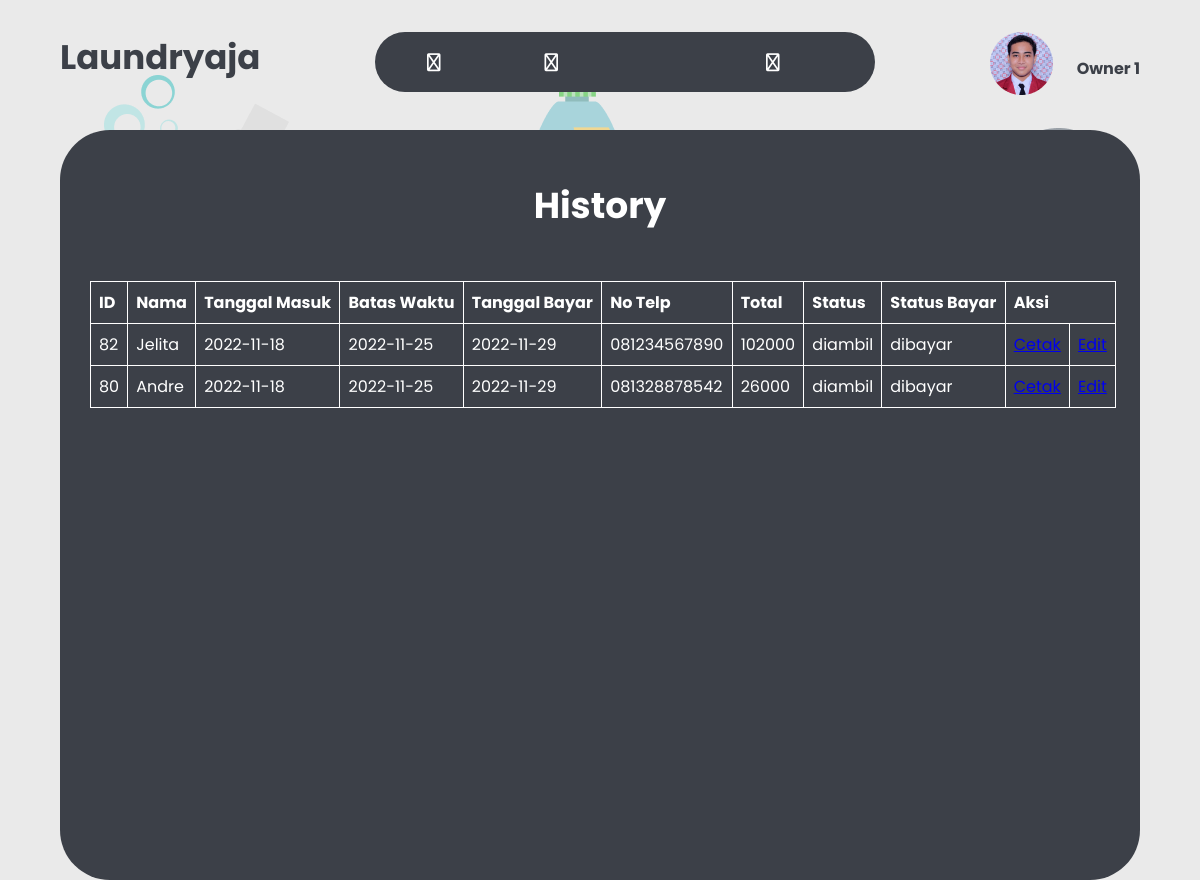
Screenshot of /owner/histori_transaksi.php (signed in) with the database file from the repository.
### tables this page shows
CREATE TABLE `transaksi` (
  `id_transaksi` int(11) NOT NULL,
  `id_member` int(11) NOT NULL,
  `tgl` date NOT NULL,
  `batas_waktu` date NOT NULL,
  `tgl_bayar` date NOT NULL,
  `status` enum('baru','proses','selesai','diambil') NOT NULL,
  `dibayar` enum('dibayar','belum_dibayar') NOT NULL,
  `id_user` int(11) NOT NULL,
  `id_outlet` int(11) NOT NULL
);

CREATE TABLE `member` (
  `id_member` int(11) NOT NULL,
  `nama` varchar(100) NOT NULL,
  `alamat` text NOT NULL,
  `jenis_kelamin` enum('Laki-laki','Perempuan') NOT NULL,
  `tlp` varchar(15) NOT NULL
);

### owner/histori_transaksi.php (the view, shortened to what this page needs)
<?php
include 'navbar.php';
$id = @$_SESSION['id'];
?>
<!DOCTYPE html>
<html lang="en">
<head>
    <link rel="stylesheet" href="../assets/css/style-histori-kasir-owner.css">
</head>
<body>
    <div class="container">
        <div class="report">
            <div class="report-wrapper">
                <div class="report-card">
                    <div class="report-desc">
                        <h3>History</h3>
                    </div>
                    <table>
                        <thead>
                            <tr>
                                <th>ID</th>
                                <th>Nama</th>
                                <th>Tanggal Masuk</th>
                                <th>Batas Waktu</th>
                                <th>Tanggal Bayar</th>
                                <th>No Telp</th>
                                <th>Total</th>
                                <th>Status</th>
                                <th>Status Bayar</th>
                                <th colspan ="2">Aksi</th>
                            </tr>
                        </thead>
                        <tbody>
                        <?php
                        include "../koneksi.php";
                        $sql = mysqli_query($conn, "SELECT t.id_transaksi, m.nama, t.tgl, t.batas_waktu, t.tgl_bayar, m.tlp, t.status, t.dibayar FROM transaksi t JOIN member m ON t.id_member=m.id_member JOIN outlet o ON t.id_outlet=o.id_outlet WHERE o.id_owner = '$id' order by id_transaksi desc");
                        while ($data_transaksi = mysqli_fetch_array($sql)) {
                            $pan = mysqli_query($conn, "SELECT o.id_outlet, o.nama, o.alamat, d.subtotal FROM outlet o JOIN transaksi t ON t.id_outlet=o.id_outlet JOIN detail_transaksi d ON d.id_transaksi=t.id_transaksi where d.id_transaksi = ".$data_transaksi['id_transaksi']."  ORDER BY id_detail_transaksi desc");
                            $total = 0;
                            while ($data_detail = mysqli_fetch_array($pan)){
                                $total += $data_detail['subtotal'];
                            }
                            $cetak = "<a href='cetak_transaksi.php?id_transaksi=$data_transaksi[id_transaksi]'>Cetak</a>";
                            $edit = "<a href='ubah_transaksi.php?id_transaksi=$data_transaksi[id_transaksi]'>Edit</a>";
                        ?>
                            <tr>
                                <td><?= $data_transaksi['id_transaksi'] ?></td>
                                <td><?= $data_transaksi['nama'] ?></td>
                                <td><?= $data_transaksi['tgl'] ?></td>
                                <td><?= $data_transaksi['batas_waktu'] ?></td>
                                <td><?= $data_transaksi['tgl_bayar'] ?></td>
                                <td><?= $data_transaksi['tlp'] ?></td>
                                <td><?= $total ?></td>
                                <td><?= $data_transaksi['status'] ?></td>
                                <td><?= $data_transaksi['dibayar'] ?></td>
                                <td><?= $cetak ?></td>
                                <td><?= $edit ?></td>
                            </tr>
                            <?php
                                }
                            ?>
                        </tbody>
                      </table>
                </div>
            </div>
        </div>
    </div>
</body>
</html>

### assets/css/style-navbar-owner.css (style rules this page uses)
* { margin: 0; padding: 0; box-sizing: border-box; font-family: 'poppins'; }
.container { width: 90%; margin: 0 auto; }
body { background-image: url(../img/Login.png); }

### assets/css/style-histori-kasir-owner.css (style rules this page uses)
* { margin: 0; padding: 0; box-sizing: border-box; font-family: 'poppins'; }
.container { width: 90%; margin: 0 auto; }
body { background-image: url(../img/Login.png); }
.report { background-color: #3C4048; color: #fff; width: 100%; height: 750px; border-radius: 50px; }
.report-card { margin-top: 50px; }
.report-desc { display: flex; justify-content: center; }
.report-desc h3 { font-size: 36px; margin: 3rem 0; }
table { margin-left: 30px; font-family: arial, sans-serif; border-collapse: collapse; width: 95%; }
td, th { border: 1px solid white; text-align: left; padding: 8px; }

### rows the page displays
transaksi: id_transaksi "82", id_member.nama "Jelita", tgl "2022-11-18", batas_waktu "2022-11-25", tgl_bayar "2022-11-29", id_member.tlp "081234567890", total "102000", status "diambil", dibayar "dibayar"
transaksi: id_transaksi "80", id_member.nama "Andre", tgl "2022-11-18", batas_waktu "2022-11-25", tgl_bayar "2022-11-29", id_member.tlp "081328878542", total "26000", status "diambil", dibayar "dibayar"

### other values shown
$_SESSION['nama'] "Owner 1"
